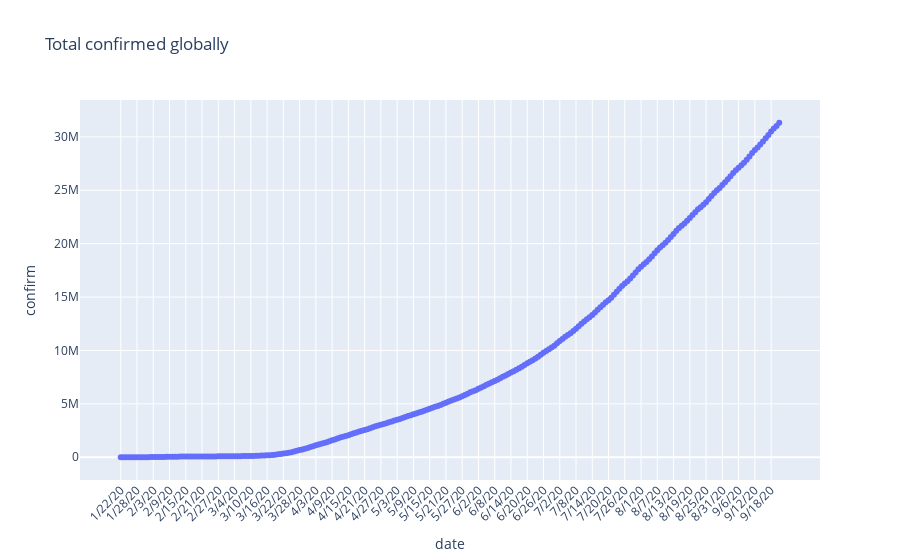

Notebook cell for this chart:
### Markdown cell above
### Confirmed Cases :

### Code cell
#Global confirmed cases
fig = go.Figure(data=go.Scatter(x=confirmed_agg.index, y = confirmed_agg.values, mode = 'lines+markers' ))
fig.update_layout(title='Total confirmed globally', yaxis_title = 'confirm',xaxis_title='date',xaxis_tickangle = 315)
fig.show()

### Figure 1 — Plotly figure (JSON) as saved in the notebook; plotly's stock layout.template omitted (floating-point values rounded to 4 significant figures; data arrays with more than 128 entries replaced by an {"elided": "..."} marker saying what was removed)
{"data": [{"mode": "lines+markers", "type": "scatter", "x": {"elided": "244 str values"}, "y": {"elided": "244 int values"}}], "layout": {"title": {"text": "Total confirmed globally"}, "xaxis": {"tickangle": -45, "title": {"text": "date"}}, "yaxis": {"title": {"text": "confirm"}}}}
